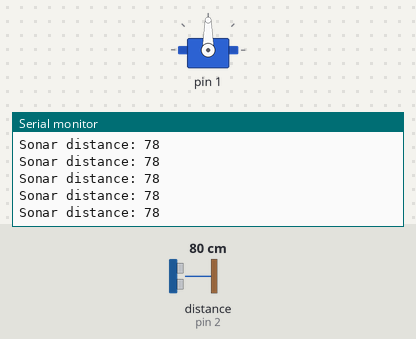
The sketch below on a simulated Arduino Uno, built with avr-gcc and run on an emulated ATmega328P. Shown: servo, the last lines printed to the serial monitor. Wiring (inferred from the names in the program): ultrasonic range finder: trigger pin 13; echo pin 2. The test bench sets the inputs (shaded band); at power-on: distance to the obstacle (sensor on pin 2) 80 cm. The echo pulse lasts 58.3 µs per cm.

Above: at 1.2 s.
1.3 s: distance to the obstacle (sensor on pin 2) set to 9 cm
At 1.33 s:
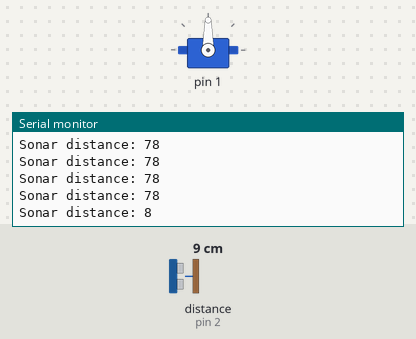
4.3 s: distance to the obstacle (sensor on pin 2) set to 2 cm
At 4.31 s:
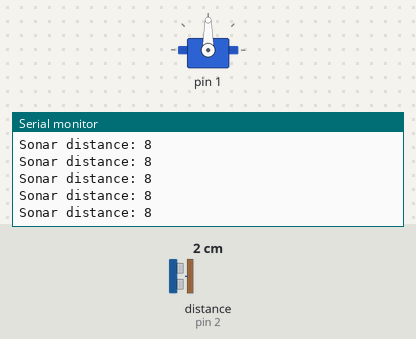
Timing chart, 0 to 7.3 s (numbered marks = the images above; inputs shaded):
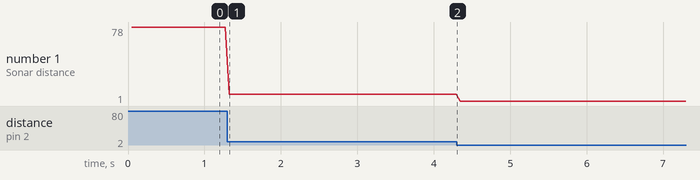

The sketch:

lego_bot.ino
```cpp
#include "motor_controller.h"
#include "sonar.h"

const int MOTOR_LEFT = 1;
const int MOTOR_RIGHT = 2;

const int HC_SR04_ECHO_PIN = 2;
const int HC_SR04_TRIG_PIN = 13;

lego_bot::motor_controller::MotorController motorController_(MOTOR_LEFT, MOTOR_RIGHT);

lego_bot::sonar::Sonar sonar_(HC_SR04_TRIG_PIN, HC_SR04_ECHO_PIN, 1);

void setup() {

  Serial.begin(9600);
}

void loop() {
  // motorController_.moveForward(1000);
  // motorController_.turnLeft(10000);
  // motorController_.moveBackward(1000);
  // motorController_.turnRight(10000);

  delay(50);

  Serial.print("Sonar distance: ");
  Serial.print(sonar_.getDistance());
  Serial.print("\n");
}
  
```

motor_controller.h
```cpp
#pragma once

#include <AFMotor.h>

using Speed = uint8_t;

namespace lego_bot::motor_controller {

class MotorController {
public:
  MotorController(int leftMotor, int rightMotor);

  void moveForward(unsigned int movingDuration);
  void moveBackward(unsigned int movingDuration);

  void turnLeft(unsigned int movingDuration);
  void turnRight(unsigned int movingDuration);
private:
  static constexpr uint8_t LEGO_MOTOR_SPEED = 255;

  AF_DCMotor leftMotor_;
  AF_DCMotor rightMotor_;
};

} // lego_bot::motor_controller
```

motor_controller.ino
```cpp
#include "motor_controller.h"

#include <math.h>

namespace lego_bot::motor_controller {

MotorController::MotorController(int leftMotor, int rightMotor)
  : leftMotor_(leftMotor), rightMotor_(rightMotor) {
}

void MotorController::moveForward(unsigned int movingDuration) {
  Serial.print("Move forward ");
  Serial.print(movingDuration);
  Serial.print(" seconds\n");

  leftMotor_.run(RELEASE);
  rightMotor_.run(RELEASE);

  leftMotor_.run(BACKWARD);
  leftMotor_.setSpeed(LEGO_MOTOR_SPEED);

  rightMotor_.run(BACKWARD);
  rightMotor_.setSpeed(LEGO_MOTOR_SPEED);

  delay(movingDuration);

  // Now turn off motor
  leftMotor_.run(RELEASE);
  rightMotor_.run(RELEASE);
}

void MotorController::moveBackward(unsigned int movingDuration) {
  Serial.print("Move backward ");
  Serial.print(movingDuration);
  Serial.print(" seconds\n");

  leftMotor_.run(RELEASE);
  rightMotor_.run(RELEASE);

  leftMotor_.run(FORWARD);
  leftMotor_.setSpeed(LEGO_MOTOR_SPEED);

  rightMotor_.run(FORWARD);
  rightMotor_.setSpeed(LEGO_MOTOR_SPEED);

  delay(movingDuration);

  // Now turn off motor
  leftMotor_.run(RELEASE);
  rightMotor_.run(RELEASE);
}

void MotorController::turnLeft(unsigned int movingDuration) {
  Serial.print("Turn right ");
  Serial.print(movingDuration);
  Serial.print(" seconds\n");

  leftMotor_.run(RELEASE);
  rightMotor_.run(RELEASE);

  leftMotor_.run(BACKWARD);
  leftMotor_.setSpeed(LEGO_MOTOR_SPEED);

  delay(movingDuration);

  // Now turn off motor
  leftMotor_.run(RELEASE);
  rightMotor_.run(RELEASE);
}

void MotorController::turnRight(unsigned int movingDuration) {
  Serial.print("Turn left ");
  Serial.print(movingDuration);
  Serial.print(" seconds\n");

  leftMotor_.run(RELEASE);
  rightMotor_.run(RELEASE);

  rightMotor_.run(BACKWARD);
  rightMotor_.setSpeed(LEGO_MOTOR_SPEED);

  delay(movingDuration);

  // Now turn off motor
  leftMotor_.run(RELEASE);
  rightMotor_.run(RELEASE);
}

} // lego_bot::motor_controller
```

sonar.h
```cpp
#pragma once

#include <Servo.h>

namespace lego_bot::sonar {

class Sonar {
public:
  Sonar(int triggerPin, int echoPin, int servoPin);

  unsigned int getDistance() const;
  void posServo(int pos);

private:
  int triggerPin_;
  int echoPin_;

  Servo servo_;
};

} // namespace lego_bot::sonar
```

sonar.ino
```cpp
#include "sonar.h"

namespace lego_bot::sonar {

Sonar::Sonar(int triggerPin, int echoPin, int servoPin)
 : triggerPin_(triggerPin), echoPin_(echoPin)  {
  servo_.attach(servoPin);

  pinMode(triggerPin_, OUTPUT);
  pinMode(echoPin_, INPUT);
}

unsigned int Sonar::getDistance() const {

  digitalWrite(triggerPin_, LOW);
  delayMicroseconds(2);
  digitalWrite(triggerPin_, HIGH);
  delayMicroseconds(10);
  digitalWrite(triggerPin_, LOW);
  auto duration = pulseIn(echoPin_, HIGH);
  auto distance = 0.034 * duration / 2;

  return distance;
}

void Sonar::posServo(int servoPos) {
}

} // namespace lego_bot::sonar
```

Measured:
- after the input at 1.3 s, the serial monitor: prints a new line at once (image 1)
- plotted number 1: 78 → 8 after the input at 1.3 s, 8 → 1 after the input at 4.3 s
